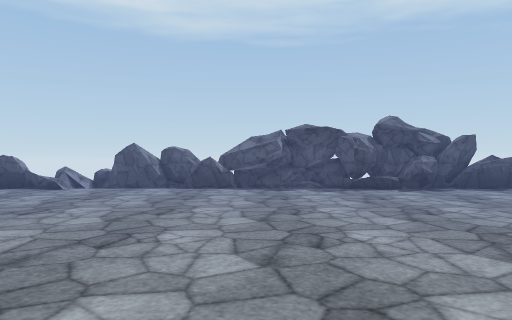
view 1 (above)

17 first-person views from a walk through a Unity game level. The camera is 1.2 m above the floor, looks level and sees 70° across. The floor is counted in squares, 2 m on a side. Each view is taken from the middle of a square. On the plan, view 1 faces up. The plan holds only what a view shows up to about 10 squares ahead; the rest is blank. The place goes on beyond the plan. The player character is not drawn. Surface patterns are stand-ins for the level's own textures.

view 2
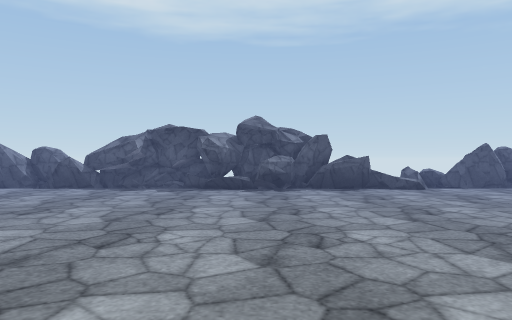

view 3
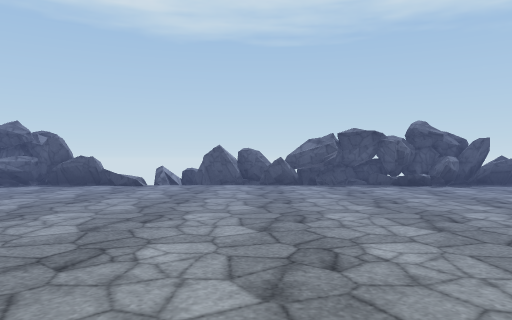

view 4
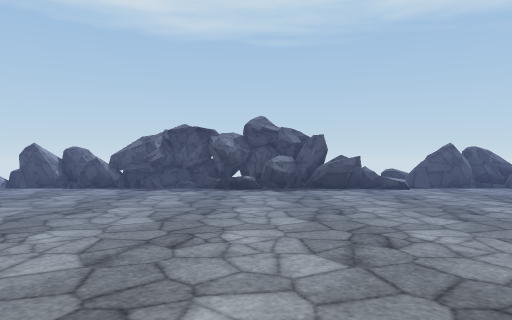

view 5
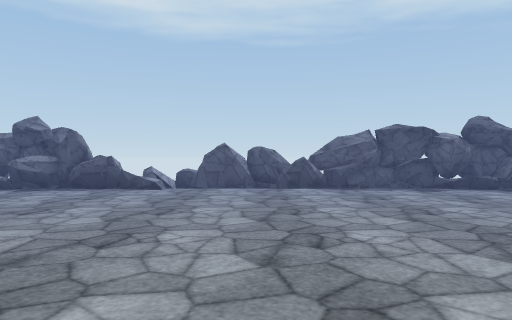

view 6
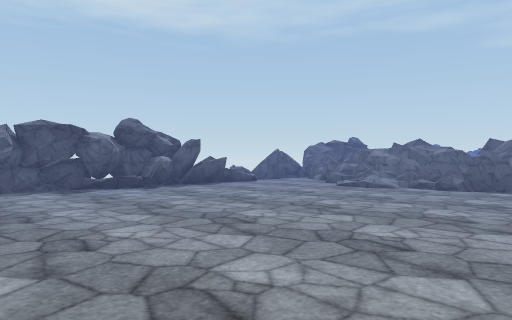

view 7
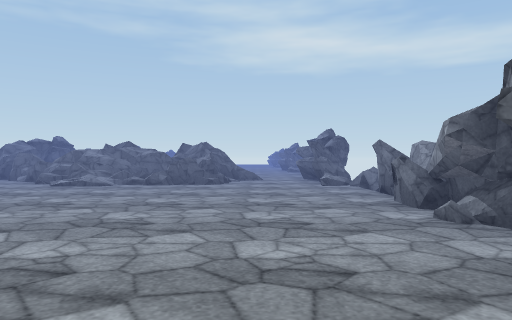

view 8
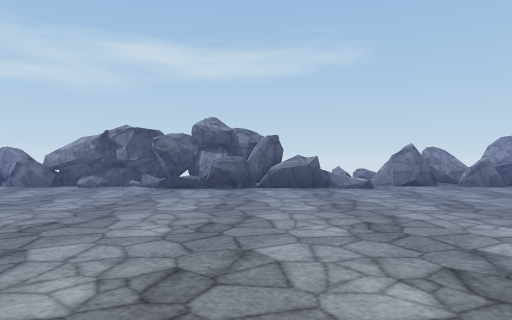

view 9
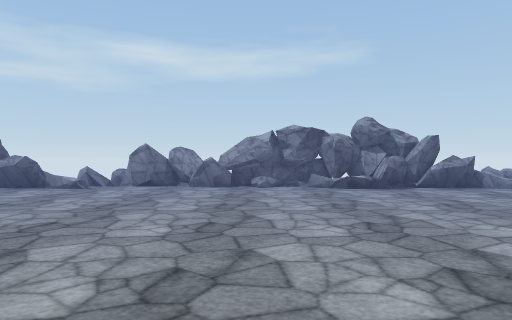

view 10
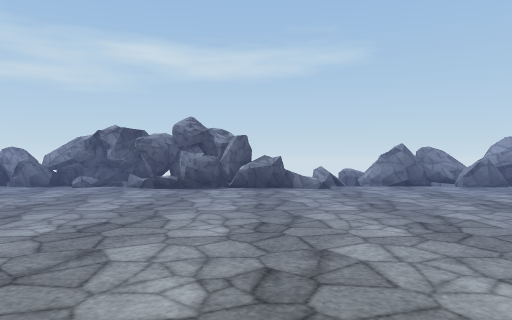

view 11
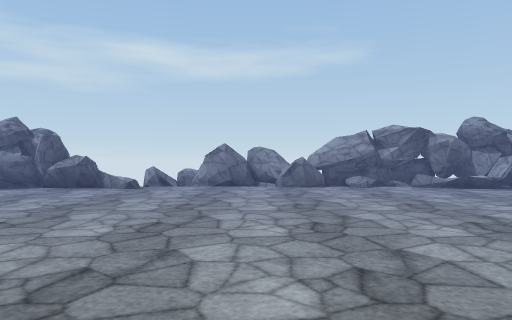

view 12
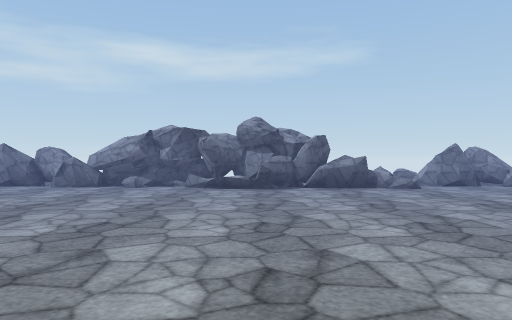

view 13
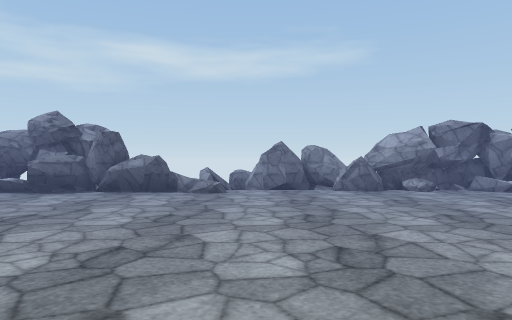

view 14
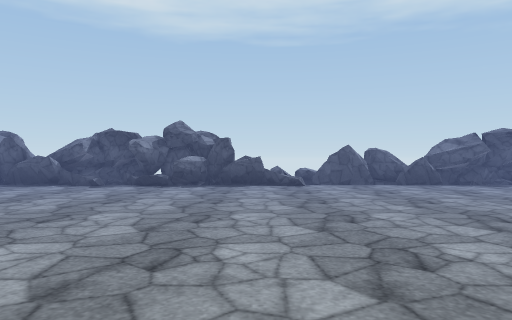

view 15
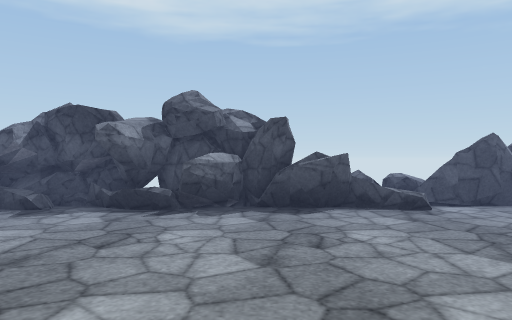

view 16
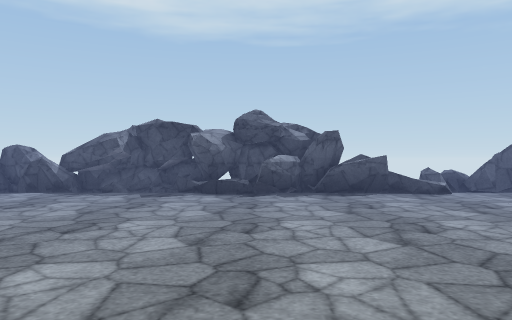

view 17
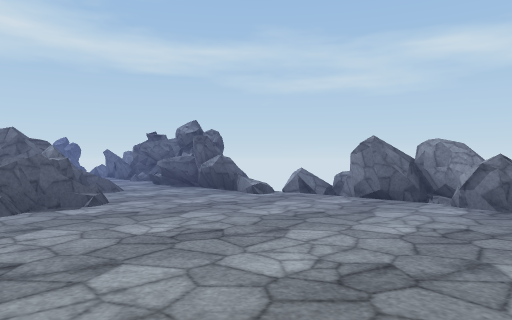

### Floor plan
Key: @ floor where view 1 was taken; # wall or solid block; x gap in a wall; . floor; = window, fence, low wall or low ledge; ^ raised ledge; v drop or lower ground.
Columns run from 8 left of view 1 to 27 right of it. Each row starts with its distance up from view 1.
  9     v##       ####      v##       ##
  8 ###^v########^vv#######^v########^vv
  7 ....................................
  6 ....................................
  5 ...................................=
  4 ...................................=
  3 ...................................#
  2  ..................................=
  1 ...................................#
  0 ........@...........................
 -1 ....................................
 -2 ##..=^#####^...=######..=^#####^...#
 -3  ##^v    #####xv     ##^v    #####x#

Positions as (right, up) in squares from view 1, and headings:
1: (0, 0), facing up
2: (3, 0), facing up
3: (9, -1), facing up
4: (13, 0), facing up
5: (18, 0), facing up
6: (19, 0), facing up-right
7: (18, 0), facing right
8: (18, 6), facing down
9: (12, 6), facing down
10: (8, 6), facing down
11: (4, 6), facing down
12: (-1, 6), facing down
13: (-5, 5), facing down
14: (-5, -1), facing up
15: (-6, 3), facing up
16: (23, 1), facing up
17: (22, 3), facing down-right
